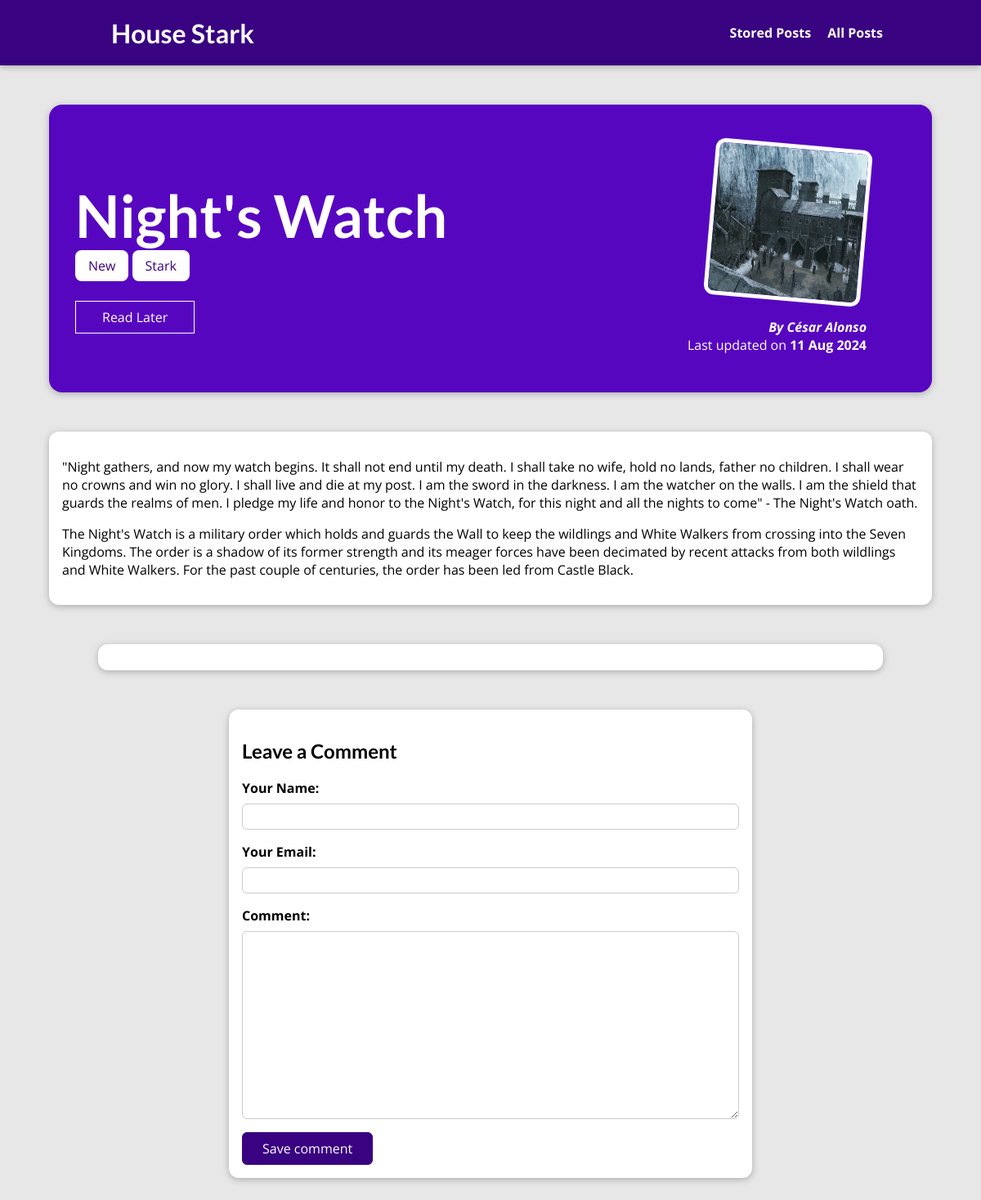
/posts/nights-watch, run on an earlier commit of the app's database.
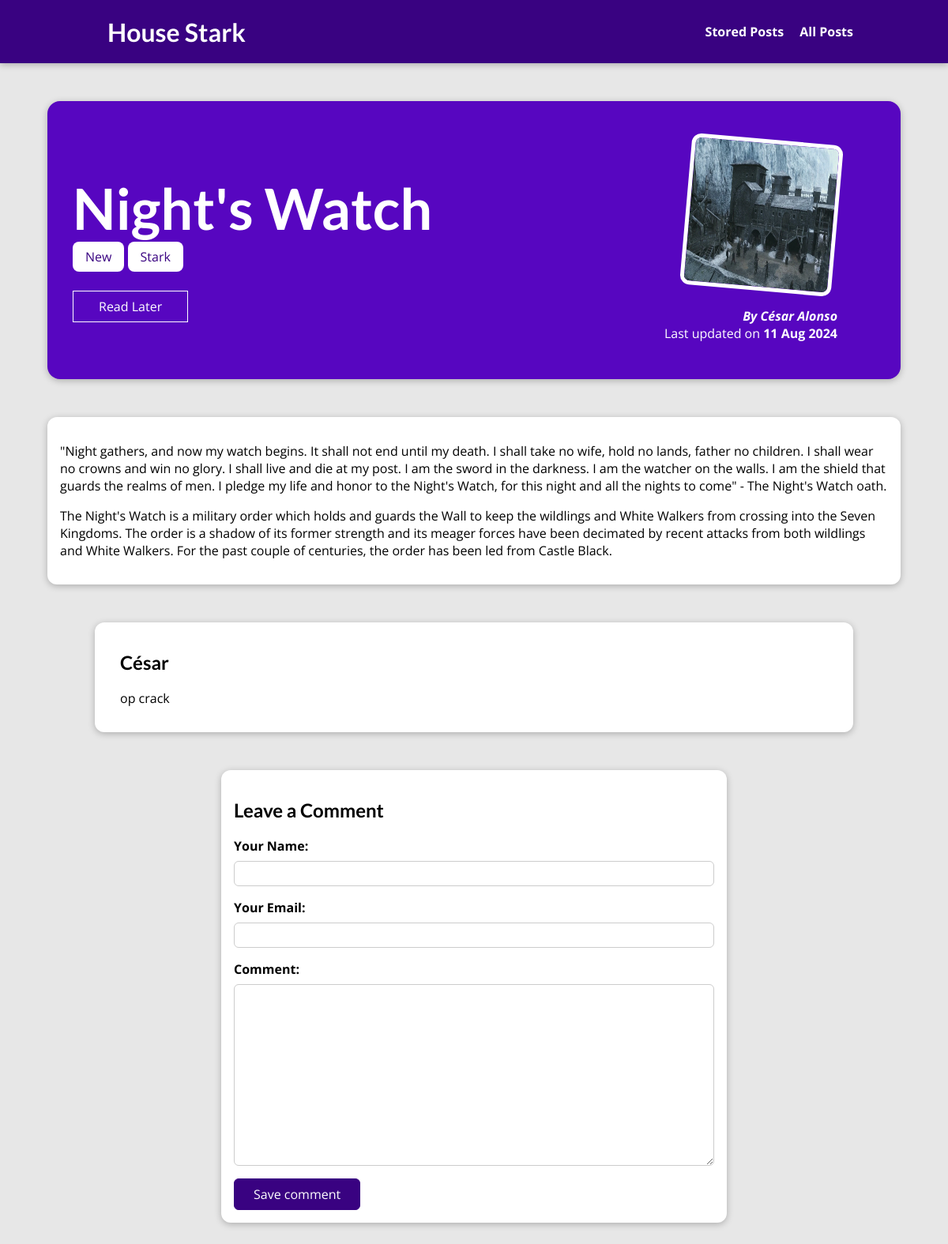
And on a later commit of the database.
### blog/models.py (models this page shows, shortened)
class Tag (models.Model):
    caption = models.CharField(max_length=20)

class Comment(models.Model):
    user_name = models.CharField(max_length=120)
    user_email = models.EmailField(max_length=254)
    text = models.TextField(max_length=400)
    post = models.ForeignKey(Post, on_delete=models.CASCADE, related_name="comments")

### blog/views.py (the view, shortened to what this page needs)
# urls.py: path("posts/<slug:slug>", views.SinglePostView.as_view(), name="post-detail-page"),
class SinglePostView(View):
    def is_stored_post(self, request, post_id):
        stored_posts = request.session.get("stored_posts")
        if stored_posts is not None:
            return post_id in stored_posts
        else:
            return False
    def get(self, request, slug):
        post = Post.objects.get(slug=slug)
        context = {
            "post": post,
            "post_tags": post.tags.all(),
            "comment_form": CommentForm(),
            "comments": post.comments.all().order_by("-id"),
            "save_for_later": self.is_stored_post(request, post.id)
        }
        return render(request, "blog/post-detail.html", context)

### blog/forms.py
class CommentForm(forms.ModelForm):
    class Meta:
        model = Comment
        exclude = ["post"]
        labels = {
            "user_name": "Your Name",
            "user_email": "Your Email",
            "text": "Comment"
        }

### blog/models.py (called while the page is built)
    def full_name(self):
        return f"{self.first_name} {self.last_name}"

    def __str__(self):
        return self.full_name()

### blog/templates/blog/post-detail.html (shortened to what this page needs)
{% extends "base.html" %}
{% load static  %}
{% block css_files %}
    <link rel="stylesheet" href="{% static "blog/post-detail.css" %}">
{% endblock %}
{% block content %}
    <section id="summary">
        <h2>{{ post.title }}</h2>
        <div>
            {% for tag in post_tags %}
                <span class="tag">{{ tag.caption }}</span>
            {% endfor %}
        </div>
        <div id="read-later">
            <form action="{% url "read-later" %}", method="POST">
                <button>
                    {% if save_for_later %}
                        Remove from "Read Later"
                    {% else %}
                        Read Later
                    {% endif %}
                </button>
            </form>
        </div>
        <article>
            <img src="{{ post.image.url }}" alt="{{ post.title }}">
            <address>By <a href="mailto:{{ post.author.email_address }}">{{ post.author }}</a></address>
            <div>
                Last updated on <time datetime="">{{ post.date|date:"d M Y" }}</time>
            </div>
        </article>
    </section>
    <main>
        {{ post.content|linebreaks }}
    </main>
    <section id="comments">
        <ul>
            {% for comment in comments  %}
                <li>
                    <h2>{{ comment.user_name }}</h2>
                    <p>{{ comment.text|linebreaks }}</p>
                </li>
            {% endfor %}
        </ul>
    </section>
    <section id="comment-form">
        <h2>Leave a Comment</h2>
        <form action="{% url "post-detail-page" post.slug %}" method="POST">
            {% for form_field in comment_form %}
                <div class="form-control {% if form_field.errors %}invalid{% endif %}">
                    {{ form_field.label_tag }}
                    {{ form_field }}
                </div>
            {% endfor %}
            <button>Save comment</button>
        </form>
    </section>
{% endblock %}

What changed in the data, as far as the page shows it:
added Comment: user_name "César", text "op crack"
